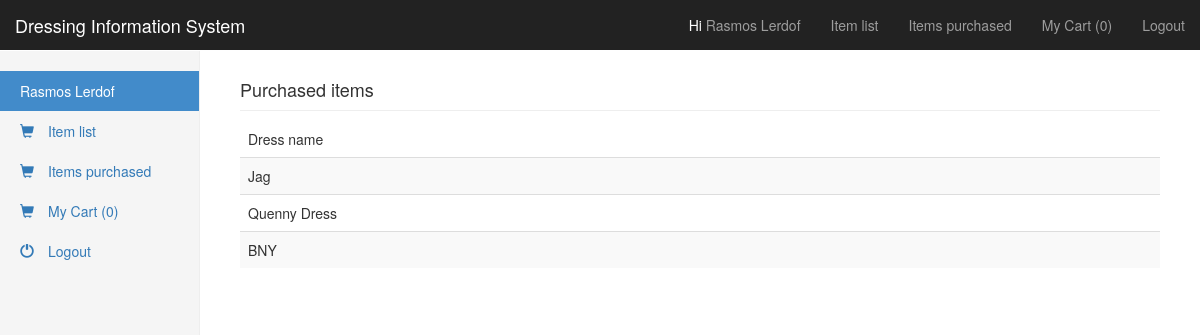
The page /user/dashboard.php?page=paid (signed in) on the database its author committed.
### tables this page shows
CREATE TABLE IF NOT EXISTS `user` (
  `userid` int(11) NOT NULL,
  `username` varchar(20) NOT NULL,
  `password` varchar(20) NOT NULL,
  `firstname` varchar(20) NOT NULL,
  `lastname` varchar(20) NOT NULL,
  `roles` int(11) NOT NULL,
  `active` int(11) NOT NULL
);

CREATE TABLE IF NOT EXISTS `dressrecord` (
  `dressid` int(11) NOT NULL,
  `dressname` varchar(50) NOT NULL,
  `dresssize` decimal(9,2) NOT NULL,
  `dresstype` varchar(20) NOT NULL,
  `status` int(11) NOT NULL,
  `price` decimal(10,0) NOT NULL,
  `qty` int(11) NOT NULL,
  `imgname` varchar(30) NOT NULL
);

### database.php (called while the page is built, shortened)
<?php
class DatabaseAction {
    private $db;
    public function __construct() {
        try {
            $this->db = new PDO("mysql:localhost;dbname=php1final","root","");
            $this->db->setAttribute(PDO::ATTR_ERRMODE, PDO::ERRMODE_EXCEPTION);
        }catch(PDOException $ex){
            echo $ex;
        }
    }
    public function getName($id) {
       $st = $this->db->prepare("select firstname, lastname from user where userid = :id");
       $st->bindParam(":id",$id);
       $st->execute();
        $row = $st->fetch();
        if (isset($row)) {
            return $row;
        }
        return null;
    }
    public function purchaselist($key){
        $st = $this->db->prepare("select d.dressname from dressrecord d, purchaseddress p where d.dressid = p.dressid and p.userid = :key");
        $st->bindParam(":key",$key);
        $st->execute();
        $row = $st->fetchAll(PDO::FETCH_ASSOC);
        if (is_array($row)) {
            return $row;
        }
        return null;
    }
}
    $obj = new DatabaseAction();
  ?>

### user/dashboard.php (the view, shortened to what this page needs)
<?php include_once '../database.php';
?>
<!DOCTYPE html>
<html lang="en">
	<head><title>Dashboard</title>
           <link rel="stylesheet" type="text/css" href="../css/bootstrap/css/bootstrap.min.css" />
	     <link rel="stylesheet" type="text/css" href="css/dashboard.css" />
	</head>
<body>
   <nav class="navbar navbar-inverse navbar-fixed-top">
      <div class="container-fluid">
        <div class="navbar-header">
            <a class="navbar-brand" href="#">Dressing Information System</a>
        </div>
        <div class="collapse navbar-collapse" id="dash">
           <ul class="nav navbar-nav navbar-right">
               <li><a href="#">
                   <?php
                        if (isset($_SESSION['USERID'])) {
                            $name = $obj->getName($_SESSION['USERID']);
                            echo '<span style="color:#fff;">Hi </span>'.$name['firstname']." ".$name['lastname'];
                        }
                   ?>
                   </a></li>
               <li><a href="<?php echo $_SERVER['PHP_SELF'].'?page=listing'; ?>">Item list</a></li>
               <li><a href="<?php echo $_SERVER['PHP_SELF'].'?page=paid'; ?>">Items purchased</a></li>
               <li><a href="<?php echo $_SERVER['PHP_SELF'].'?page=cart'; ?>">My Cart (<?=(isset($_SESSION['COUNT']))? $_SESSION['COUNT'] : 0?>) </a></li>
               <li><a href="<?php echo $_SERVER['PHP_SELF'].'?lougout=true';?>">Logout</a></li>
           </ul>
        </div>
      </div>
    </nav>
    <div class="container-fluid">
      <div class="row">
        <div class="col-sm-3 col-md-2 sidebar">
          <ul class="nav nav-sidebar">
            <li class="active"><a href="<?= $_SERVER['PHP_SELF'];?>"><?=$name['firstname']." ".$name['lastname']?> <span class="sr-only"></span></a></li>
            <li><a href="<?php echo $_SERVER['PHP_SELF'].'?page=listing'; ?>"><span class="glyphicon glyphicon-shopping-cart" aria-hidden="true">&nbsp;</span>Item list</a></li>
            <li><a href="<?php echo $_SERVER['PHP_SELF'].'?page=paid'; ?>"><span class="glyphicon glyphicon-shopping-cart" aria-hidden="true">&nbsp;</span>Items purchased</a></li>
            <li><a href="<?php echo $_SERVER['PHP_SELF'].'?page=cart'; ?>"><span class="glyphicon glyphicon-shopping-cart" aria-hidden="true">&nbsp;</span>My Cart (<?=(isset($_SESSION['COUNT']))? $_SESSION['COUNT'] : 0?>) </a></li>
            <li><a href="<?php echo $_SERVER['PHP_SELF'].'?lougout=true';?>"><span class="glyphicon glyphicon-off" aria-hidden="true">&nbsp;</span>Logout</a></li>
          </ul>
        </div>
        <div class="col-sm-9 col-sm-offset-3 col-md-10 col-md-offset-2 main">
          <h4 class="sub-header">
              <?php
              $page = "";
                if(isset($_REQUEST['page'])) {
                    switch($_REQUEST['page']) :
                        case 'paid' :
                            echo "Purchased items";
                            $page = 'paid';
                            break;
                    endswitch;
                }
              ?>
          </h4>
          <?php
            if ($page != "") {
                switch ($page) :
                   case 'paid' :
                    include_once 'paid.php';
                    break;
                endswitch;
            }
          ?>
        </div>
      </div>
    </div>
</body>
</html>

### user/paid.php (shortened to what this page needs)
<div class="table-responsive">
	<table class="table table-striped">
       <thead>
          <tr>
            <td>Dress name</td>
           </tr>
        </thead>
       <tbody>
         <form action="" method="post">
         <?php
         $items = $obj->purchaselist($_SESSION['USERID']);
          foreach ($items as $list)
          {
            echo "<tr>";
          ?>
            <td><?= $list['dressname'] ?></td>
          <?php
          echo "</tr>";
          }
         ?>
	   </tbody>
	 </table>
</div>

### user/css/dashboard.css (style rules this page uses)
body { padding-top: 50px; }
.sub-header { padding-bottom: 10px; border-bottom: 1px solid #eee; }
.navbar-fixed-top { border: 0; }
table tr { border-top: 0px; }
.sidebar { display: none; }
@media (min-width: 768px) { .sidebar { position: fixed; top: 51px; bottom: 0; left: 0; z-index: 1000; display: block; padding: 20px; overflow-x: hidden; overflow-y: auto; background-color: #f5f5f5; border-right: 1px solid #eee; } }
.nav-sidebar { margin-right: -21px; margin-bottom: 20px; margin-left: -20px; }
.nav-sidebar > li > a { padding-right: 20px; padding-left: 20px; }
.nav-sidebar > .active > a, .nav-sidebar > .active > a:hover, .nav-sidebar > .active > a:focus { color: #fff; background-color: #428bca; }
.main { padding: 20px; }
@media (min-width: 768px) { .main { padding-right: 40px; padding-left: 40px; } }

### rows shown on the page
user: firstname "Rasmos", lastname "Lerdof"
dressrecord: dressname "Jag"
dressrecord: dressname "Quenny Dress"
dressrecord: dressname "BNY"

### other values the page prints
$_SESSION['COUNT'] "0"
